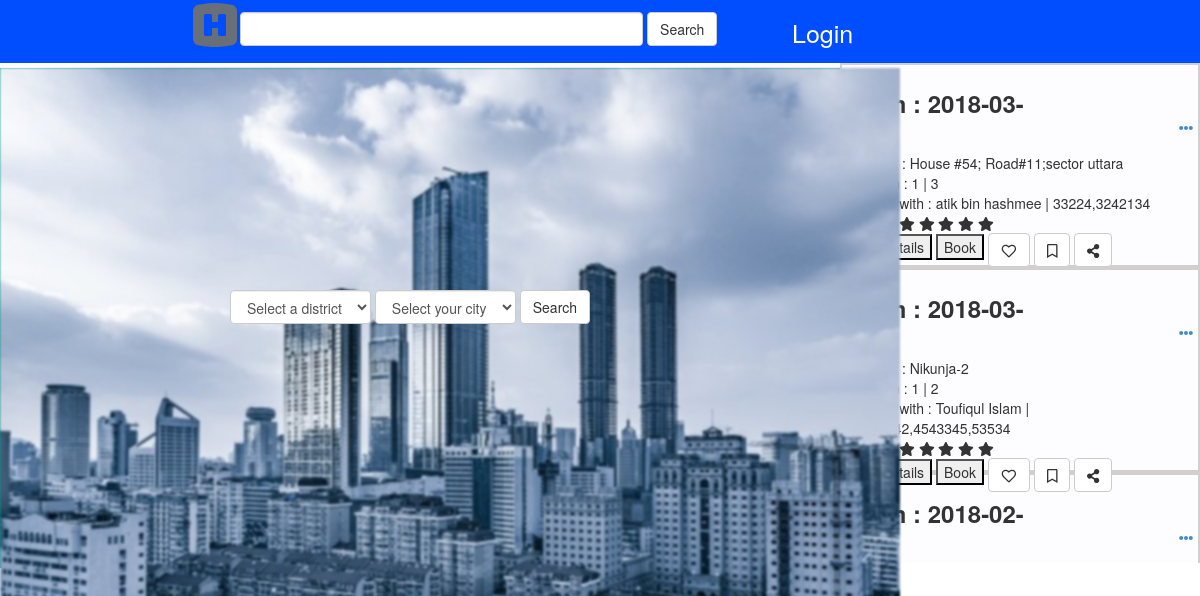
The page / on the database its author committed.
### tables this page shows
CREATE TABLE `houseadpost` (
  `p_id` int(11) NOT NULL,
  `div_zone` varchar(200) DEFAULT NULL,
  `city` varchar(200) DEFAULT NULL,
  `harea` int(100) DEFAULT NULL,
  `hlocation` varchar(255) DEFAULT NULL,
  `nbedroom` int(100) DEFAULT NULL,
  `nmasterbed` int(100) DEFAULT NULL,
  `kitechen` int(100) DEFAULT NULL,
  `nstorerom` int(100) DEFAULT NULL,
  `hrent` int(255) DEFAULT NULL,
  `service_charge` int(100) DEFAULT NULL,
  `secrity_money` int(100) DEFAULT NULL,
  `neg` int(2) DEFAULT NULL,
  `avaiable_from` varchar(200) DEFAULT NULL,
  `parking_lot` int(2) DEFAULT NULL,
  `bachelor` int(2) DEFAULT NULL,
  `leave_notice` varchar(200) DEFAULT NULL,
  `generator` varchar(200) DEFAULT NULL,
  `lift` varchar(200) DEFAULT NULL,
  `gas` varchar(200) DEFAULT NULL,
  `water` varchar(200) DEFAULT NULL,
  `cctv` varchar(200) DEFAULT NULL,
  `contactable_name` varchar(200) DEFAULT NULL,
  `contactnumber` varchar(200) DEFAULT NULL,
  `termscondition` tinytext,
  `created_at` varchar(255) DEFAULT NULL,
  `updated_at` varchar(255) DEFAULT NULL,
  `agent_user` varchar(200) NOT NULL
);

### php/config.php (called while the page is built, shortened)
<?php
class Connection extends PDO
{
	public static $instance=null;
	public static function getInstance()
	{
		if (!self::$instance) {
				self::$instance  = new Connection();
		}
		return self::$instance;
	}
}
?>

### php/dboperation.php (called while the page is built, shortened)
<?php
include("config.php");
class Db
{
	  private $con = null;
	 function __construct()
	{
		$this->con = Connection::getInstance();
	}
	public function selectAll($table_name,$where_clause=""){
		$wheresql="";
		if (!empty($wheresql)) {
			$sal = "SELECT * FROM ".$table_name." ".$wheresql;
		}else{
			$sal = "SELECT * FROM ".$table_name;
		}
		$data = $this->con->prepare($sal);
		$data->execute();
		return $data;
	}
}
?>

### common/home.php (the view, shortened to what this page needs)
<div id="searching-block">
		<div class="form-block">
			<form action="?path=Search_home" method="POST" class="form-inline">
				<div class="row">
					<div class="col-md-2"></div>
					<div class="col-md-8">
						<div class="form-group">
						 <select class="form-control" name="division" id="division" onchange="cityname()">
                                                <option value=" ">Select a district</option>
												  </select>
					</div>
					<div class="form-group">
						<select class="form-control" name="city" id="city">
                                               <option value="">Select your city</option>
												  </select>
					</div>
					<div class="form-group">
						<button type="submit" class="btn btn-default" name="home_search">Search</button>
					</div>
					</div>
					<div class="col-md-2"></div>
				</div>
		</form>
		</div>
	</div>
	<div id="latest-newsblock">
		<div class="post-container">
			                     <?php
						               $datat = $db->selectAll("houseadpost");
						               while ($row = $datat->fetch(PDO::FETCH_ASSOC)) {?>
						               <div class="each-post">
				<div class="name-title">
					<h3> <strong> From :  <?=$row['avaiable_from']?> </strong> </h3> <span class="dropdown tagmenu pull-right" >
						<a href="#" class="dropdown-toggle" data-toggle="dropdown"  role="button" aria-haspopup="true" aria-expanded="false"><i class="fas fa-ellipsis-h"></i></a>
					</span>
				</div>
				<div class="adres-title">
					<p>Address : <?=$row['hlocation']?></p>
					<p>Location : <?=$row['div_zone']?> | <?=$row['city']?></p>
					<p>Contact with : <?=$row['contactable_name']?> | <?=$row['contactnumber']?></p>
					<p>Rating : <span class="fa fa-star checked"></span>
<span class="fa fa-star checked"></span>
<span class="fa fa-star checked"></span>
<span class="fa fa-star"></span>
<span class="fa fa-star"></span></p>
				</div>
				<div class="footer-title">
					<button>See details</button>
					<button>Book</button>
					<button type="button" class="btn btn-default"><i class="far fa-heart"></i></button>
					<button type="button" class="btn btn-default"><i class="far fa-bookmark"></i></button>
					<button type="button" class="btn btn-default"><i class="fas fa-share-alt"></i></button>
				</div>
			</div>
						             <?php   }
			?>
		</div>
	</div>

### index.php (shortened to what this page needs)
                                    <?php
                                        require_once 'php/dboperation.php';
						               $db = new Db();
                                          ?>
<!DOCTYPE html>
<html lang="en">
<head>
	<link rel="stylesheet" type="text/css" href="assets/css/style.css">
	<link rel="stylesheet" type="text/css" href="assets/css/bootstrap.min.css">
	<link href="assets/font/all.css" rel="stylesheet">
  <link rel="stylesheet" type="text/css" href="assets/css/style.css">
  <link rel="stylesheet" type="text/css" href="assets/css/bootstrap.css">
  <link rel="stylesheet" type="text/css" href="assets/css/bootstrap.min.css">
  <link href="assets/font/all.css" rel="stylesheet">
  <link rel="stylesheet" href="assets/css/taginput.css"  />
  <link rel="stylesheet" href="assets/css/togglebtn.css"  />
  <link rel="stylesheet" href="https://cdnjs.cloudflare.com/ajax/libs/font-awesome/4.7.0/css/font-awesome.min.css">
</head>
<body>
<div id="main-container">
<?php  include 'files/topbar.php'; ?>
	<div id="content-container">
		<?php
          if (isset($_GET['path'])) {
          	if ($_GET['path']=="New_Post") {
              include 'owner/post-ads.php';
            }else if ($_GET['path']=="Search_home") {
          		include 'common/search_house.php';
          	}
          }else{
          	include 'common/home.php';
          }
		?>
	</div>
</div>
</body>
</html>

### files/topbar.php (shortened to what this page needs)
<div id="top-bar">
	 <div id="brand">
	 	<div id="brand-imgcontainer">
	 		<a href="index.php"><img src="assets/img/fixed/logo.png" class="pull-right" width="50px" height="50px" alt=""></a>
	 	</div>
	 </div>
	 <div id="universal-search">
	 	<div id="search-bar-container">
	 		<form class="form-inline">
	 		<input type="search" class="form-control mycontrol" width="50%;">
	 		<button class="btn btn-default">Search</button>
	 	</form>
	 	</div>
	 </div>
	 <div id="topbar-menu">
	 	<div id="top-menu-block">
	 		<ul>
	 		<?php
               if (!$_SESSION) {?>
               	<li><a href="login.php">Login </a></li>
               <?php }
	 		?>
	 	</ul>
	 	</div>
	 </div>
</div>

### assets/css/style.css (style rules this page uses)
body { font-family: TimesNewRoman, "Times New Roman", Times, Baskerville, Georgia, serif; font-size: 16px; margin:0; }
#main-container { width: 100%; }
#top-bar { width: 100%; height:63px; background:#004eff; }
#searching-block { width: 70%; height: 500px; background: #098; box-sizing: border-box; text-align: center; float: left; margin-top: 5px; }
.form-block { position: relative; left: 0; right: 0; top: 222px; z-index: 1; margin-right: 20px; }
.form-block::before { content: ""; position: absolute; left: 0; right: 0; top: -222px; z-index: -1; display: block; background-image: url('../img/fixed/bg.jpg'); width: 1200px; height: 800px; background-repeat: no-repeat; background-size: 75%; -webkit-filter: blur(5px); -moz-filter: blur(5px); -o-filter: blur(5px); -ms-filter: blur(5px); filter: blur(1px); }
#latest-newsblock { width: 30%; height: 500px; background: #d4cfcf; padding: 2px; box-sizing: border-box; float: right; overflow-y: scroll; }
.post-container { width: 100%; }
.each-post { width: 100%; height: 200px; background: #fdfdff; margin-bottom: 5px; padding: 5px; }
.adres-title p { margin: 0; }
.name-title { width: 100%; }
.name-title h3 { width: 58%; }
.tagmenu { width: 4%; position: relative; top: -36px; }
#brand { width: 20%; height: 100%; float: left; }
#universal-search { width: 60%; height: 100%; float: left; }
#topbar-menu { width: 20%; height: 100%; float: right; }
#top-menu-block ul li { list-style: none; float: left; margin-right: 15px; }
#top-menu-block ul { margin-top: 15px; }
#top-menu-block ul li a { font-size: 25px; color: #fff; }
#search-bar-container { padding-top: 12px; }
#top-menu-block { position: relative; left: -208px; }
.mycontrol { width: 56% !important; }

### rows shown on the page
houseadpost: avaiable_from "2018-03-01", hlocation "House #54; Road#11;sector uttara", div_zone "1", city "3", contactable_name "atik bin hashmee", contactnumber "33224,3242134"
houseadpost: avaiable_from "2018-03-01", hlocation "Nikunja-2", div_zone "1", city "2", contactable_name "Toufiqul Islam", contactnumber "44433242,4543345,53534"
houseadpost: avaiable_from "2018-02-10"
